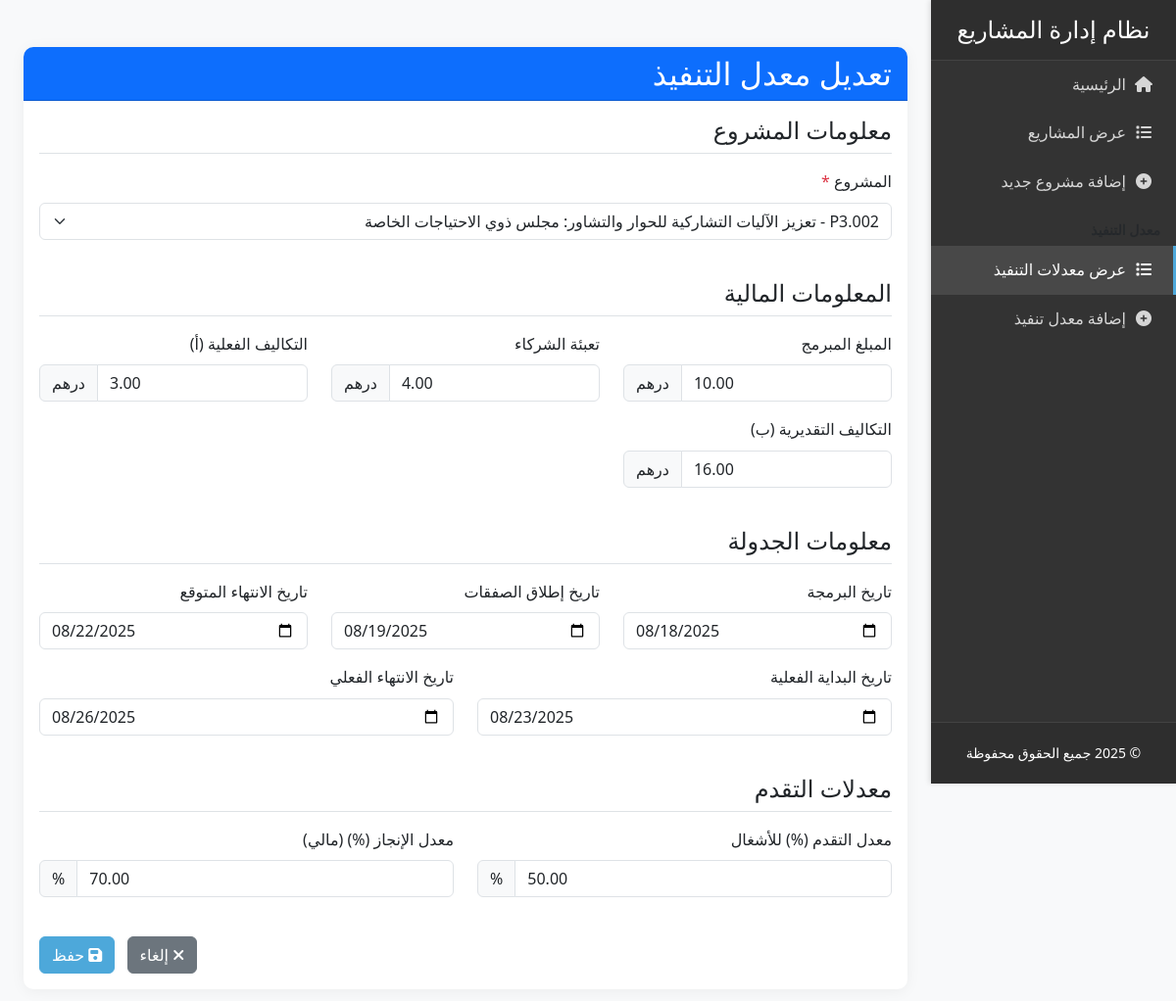
The app's page /execution-rates/2/edit/ with its own data.
### projects/models.py (models this page shows, shortened)
class ExecutionRate(models.Model):
    project = models.ForeignKey(
        Project,
        on_delete=models.CASCADE,
        related_name='execution_rates',
        verbose_name=_('المشروع')
    )
    programmed_amount = models.DecimalField(
        _('المبلغ المبرمج'),
        max_digits=15,
        decimal_places=2,
        null=True,
        blank=True,
        help_text=_('بالدرهم المغربي')
    )
    partner_contribution = models.DecimalField(
        _('تعبئة الشركاء'),
        max_digits=15,
        decimal_places=2,
        null=True,
        blank=True,
        help_text=_('بالدرهم المغربي')
    )
    programming_date = models.DateField(
        _('تاريخ البرمجة'),
        null=True,
        blank=True
    )
    market_launch_date = models.DateField(
        _('تاريخ إطلاق الصفقات'),
        null=True,
        blank=True
    )
    actual_costs = models.DecimalField(
        _('التكاليف الفعلية (أ)'),
        max_digits=15,
        decimal_places=2,
        null=True,
        blank=True,
        help_text=_('بالدرهم المغربي')
    )
    estimated_costs = models.DecimalField(
        _('التكاليف التقديرية (ب)'),
        max_digits=15,
        decimal_places=2,
        null=True,
        blank=True,
        help_text=_('بالدرهم المغربي')
    )
    cost_difference_percentage = models.DecimalField(
        _('فرق التكلفة (%)'),
        max_digits=10,
        decimal_places=2,
        null=True,
        blank=True,
        editable=False
    )
    expected_end_date = models.DateField(
        _('تاريخ الانتهاء المتوقع'),
        null=True,
        blank=True
    )
    actual_start_date = models.DateField(
        _('تاريخ البداية الفعلية'),
        null=True,
        blank=True
    )
    actual_end_date = models.DateField(
        _('تاريخ الانتهاء الفعلي'),
        null=True,
        blank=True
    )
    delay_percentage = models.DecimalField(
        _('معدل التأخير (%)'),
        max_digits=10,
        decimal_places=2,
        null=True,
        blank=True,
        editable=False
    )
    duration_difference_days = models.IntegerField(
        _('فرق المدة (بالأيام)'),
        null=True,
        blank=True,
        editable=False
    )
    work_progress_percentage = models.DecimalField(
        _('معدل التقدم (%) للأشغال'),
        max_digits=5,
        decimal_places=2,
        null=True,
        blank=True,
        validators=[MinValueValidator(0), MaxValueValidator(100)]
    )
    financial_achievement_percentage = models.DecimalField(
        _('معدل الإنجاز (%) (مالي)'),
        max_digits=5,
        decimal_places=2,
        null=True,
        blank=True,
        validators=[MinValueValidator(0), MaxValueValidator(100)]
    )
    created_at = models.DateTimeField(_('تاريخ الإنشاء'), auto_now_add=True)
    updated_at = models.DateTimeField(_('تاريخ التحديث'), auto_now=True)
    class Meta:
        verbose_name = _('معدل التنفيذ')
        verbose_name_plural = _('معدلات التنفيذ')
        ordering = ['-created_at']

### projects/views.py (the view, shortened to what this page needs)
# urls.py: path('execution-rates/<int:pk>/edit/', ExecutionRateUpdateView.as_view(), name='execution_rate_edit'),
class ExecutionRateUpdateView(UpdateView):
    model = ExecutionRate
    form_class = ExecutionRateForm
    template_name = 'projects/execution_rate_form.html'
    def get_context_data(self, **kwargs):
        context = super().get_context_data(**kwargs)
        context['title'] = _('تعديل معدل التنفيذ')
        return context

### projects/templates/projects/execution_rate_form.html (shortened to what this page needs)
{% extends 'projects/base.html' %}
{% load i18n %}
{% block content %}
<div class="container mt-4">
    <div class="card">
        <div class="card-header bg-primary text-white">
            <h2 class="mb-0">{{ title }}</h2>
        </div>
        <div class="card-body">
            <form method="post" id="execution-rate-form">
                <div class="row mb-4">
                    <div class="col-md-12">
                        <h4 class="border-bottom pb-2 mb-3">{% trans 'معلومات المشروع' %}</h4>
                        <div class="form-group mb-3">
                            <label for="{{ form.project.id_for_label }}" class="form-label">
                                {{ form.project.label }}
                                {% if form.project.field.required %}<span class="text-danger">*</span>{% endif %}
                            </label>
                            {{ form.project }}
                        </div>
                    </div>
                </div>
                <div class="row mb-4">
                    <div class="col-md-12">
                        <h4 class="border-bottom pb-2 mb-3">{% trans 'المعلومات المالية' %}</h4>
                    </div>
                    <div class="col-md-4 mb-3">
                        <label for="{{ form.programmed_amount.id_for_label }}" class="form-label">
                            {{ form.programmed_amount.label }}
                        </label>
                        <div class="input-group">
                            {{ form.programmed_amount }}
                            <span class="input-group-text">درهم</span>
                        </div>
                    </div>
                    <div class="col-md-4 mb-3">
                        <label for="{{ form.partner_contribution.id_for_label }}" class="form-label">
                            {{ form.partner_contribution.label }}
                        </label>
                        <div class="input-group">
                            {{ form.partner_contribution }}
                            <span class="input-group-text">درهم</span>
                        </div>
                    </div>
                    <div class="col-md-4 mb-3">
                        <label for="{{ form.actual_costs.id_for_label }}" class="form-label">
                            {{ form.actual_costs.label }}
                        </label>
                        <div class="input-group">
                            {{ form.actual_costs }}
                            <span class="input-group-text">درهم</span>
                        </div>
                    </div>
                    <div class="col-md-4 mb-3">
                        <label for="{{ form.estimated_costs.id_for_label }}" class="form-label">
                            {{ form.estimated_costs.label }}
                        </label>
                        <div class="input-group">
                            {{ form.estimated_costs }}
                            <span class="input-group-text">درهم</span>
                        </div>
                    </div>
                </div>
                <div class="row mb-4">
                    <div class="col-md-12">
                        <h4 class="border-bottom pb-2 mb-3">{% trans 'معلومات الجدولة' %}</h4>
                    </div>
                    <div class="col-md-4 mb-3">
                        <label for="{{ form.programming_date.id_for_label }}" class="form-label">
                            {{ form.programming_date.label }}
                        </label>
                        {{ form.programming_date }}
                    </div>
                    <div class="col-md-4 mb-3">
                        <label for="{{ form.market_launch_date.id_for_label }}" class="form-label">
                            {{ form.market_launch_date.label }}
                        </label>
                        {{ form.market_launch_date }}
                    </div>
                    <div class="col-md-4 mb-3">
                        <label for="{{ form.expected_end_date.id_for_label }}" class="form-label">
                            {{ form.expected_end_date.label }}
                        </label>
                        {{ form.expected_end_date }}
                    </div>
                    <div class="col-md-6 mb-3">
                        <label for="{{ form.actual_start_date.id_for_label }}" class="form-label">
                            {{ form.actual_start_date.label }}
                        </label>
                        {{ form.actual_start_date }}
                    </div>
                    <div class="col-md-6 mb-3">
                        <label for="{{ form.actual_end_date.id_for_label }}" class="form-label">
                            {{ form.actual_end_date.label }}
                        </label>
                        {{ form.actual_end_date }}
                    </div>
                </div>
                <div class="row mb-4">
                    <div class="col-md-12">
                        <h4 class="border-bottom pb-2 mb-3">{% trans 'معدلات التقدم' %}</h4>
                    </div>
                    <div class="col-md-6 mb-3">
                        <label for="{{ form.work_progress_percentage.id_for_label }}" class="form-label">
                            {{ form.work_progress_percentage.label }}
                        </label>
                        <div class="input-group">
                            {{ form.work_progress_percentage }}
                            <span class="input-group-text">%</span>
                        </div>
                    </div>
                    <div class="col-md-6 mb-3">
                        <label for="{{ form.financial_achievement_percentage.id_for_label }}" class="form-label">
                            {{ form.financial_achievement_percentage.label }}
                        </label>
                        <div class="input-group">
                            {{ form.financial_achievement_percentage }}
                            <span class="input-group-text">%</span>
                        </div>
                    </div>
                </div>
                <div class="row mt-4">
                    <div class="col-12 text-end">
                        <a href="{% if object %}{% url 'projects:execution_rate_detail' object.pk %}{% else %}{% url 'projects:execution_rate_list' %}{% endif %}"
                           class="btn btn-secondary me-2">
                            <i class="fas fa-times"></i> {% trans 'إلغاء' %}
                        </a>
                        <button type="submit" id="submit-btn" class="btn btn-primary">
                            <i class="fas fa-save"></i> {% trans 'حفظ' %}
                        </button>
                    </div>
                </div>
            </form>
        </div>
    </div>
</div>
{% endblock %}

### static/css/style.css (style rules this page uses)
:root { --primary-color: #4DA8DA; --secondary-color: #B0DB9C; --accent-color: #FFA673; --light-bg: #EAE4D5; --dark-color: #333; --light-color: #fff; }
body { background-color: #f8f9fa; font-family: 'Segoe UI', Tahoma, Geneva, Verdana, sans-serif; line-height: 1.6; }
.card { border: none; border-radius: 10px; box-shadow: 0 2px 15px rgba(0, 0, 0, 0.05); margin-bottom: 20px; transition: transform 0.3s, box-shadow 0.3s; }
.card-header { background-color: var(--primary-color); color: white; font-weight: 600; border-radius: 10px 10px 0 0 !important; }
.btn-primary { background-color: var(--primary-color); border-color: var(--primary-color); }

### records on screen
ExecutionRate: project "P3.002 - تعزيز الآليات التشاركية للحوار والتشاور: مجلس ذوي الاحتياجات الخاصة", programmed_amount "10.00", partner_contribution "4.00", actual_costs "3.00", estimated_costs "16.00", programming_date "08/18/2025", market_launch_date "08/19/2025", expected_end_date "08/22/2025", actual_start_date "08/23/2025", actual_end_date "08/26/2025", work_progress_percentage "50.00", financial_achievement_percentage "70.00"

### other values on screen
{{ title }} "تعديل معدل التنفيذ"
